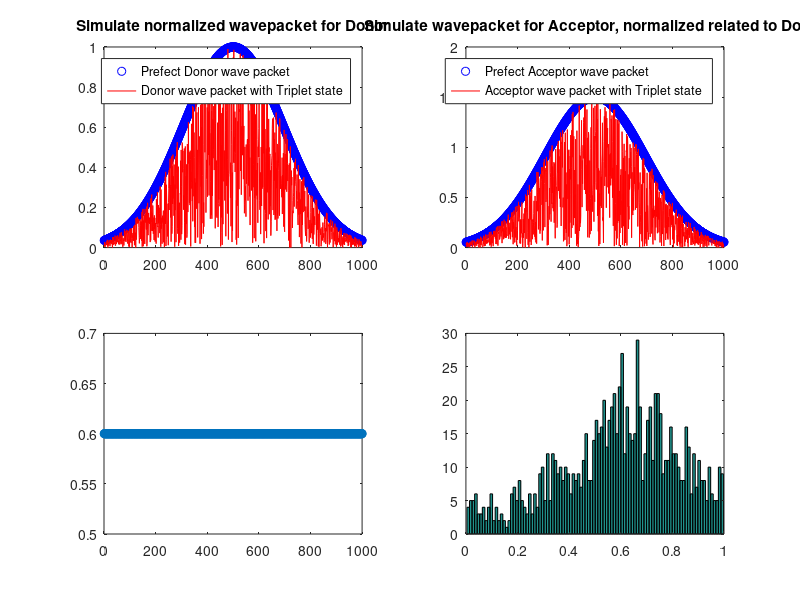
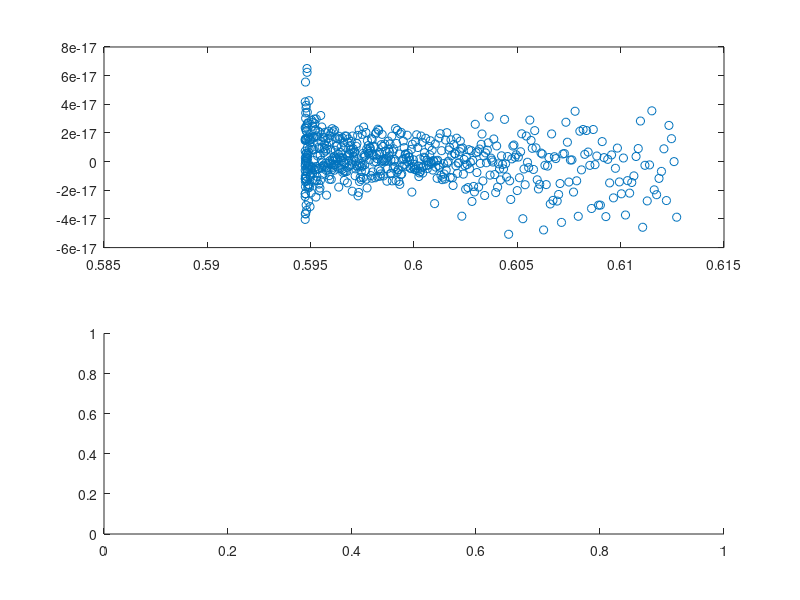

Reproduce these figures in MATLAB, in order. (Note: this script raises an error after producing the figures.)
% Test simulation for the contribution of spFRET from Triplet Event.

% Set Proximity FRET Ratio:
proximity = 0.6;

% Set Triplet effect:
% 0 for no triplet, 1 for all triplet;
D_tri = 1;
A_tri = 1;

% Set wave packet:
N = 1000;   % Number of sample time
W = 0.3;    % wave packet width, variance of wave packet
t = linspace(-1,1,N+1);
t = t(1:N); % Last point == First point

% Set wave packet of donor:
%% plot initial data;
figure(1);
a = subplot(2,2,1);
D = 1;
D_pack = D * exp(- t.^2/W);
D_trip = D_pack .* (1 - D_tri*rand(1,N));
plot(D_pack,'bo');
hold on;
plot(D_trip,'r-');
legend(a,'Prefect Donor wave packet','Donor wave packet with Triplet state');
title(a,'Simulate normalized wavepacket for Donor');
hold off;

% Set acceptor
% use definition of proximity = A/(D+A)
b = subplot(2,2,2);
if proximity == 1
    A = 0;
else 
    A = proximity * D/(1-proximity);
end
A_pack = A * exp(- t.^2/W);
A_trip = A_pack .* (1 - A_tri*rand(1,N));
plot(A_pack,'bo');
hold on;
plot(A_trip,'r-');
legend(b,'Prefect Acceptor wave packet','Acceptor wave packet with Triplet state');
title(b,'Simulate wavepacket for Acceptor, normalized related to Donor');
hold off;

% plot FRET value point(or hist) without triplet:
subplot(2,2,3);
% hist(A_pack./(D_pack+A_pack),1,'o');
plot(A_pack./(D_pack+A_pack),'o')

% plot FRET value point(or hist) with triplet:
subplot(2,2,4);
hist(A_trip./(D_trip+A_trip),100);
% plot(A_trip./(D_trip+A_trip),'o')

%% Plot proximity ratio after filtered 

figure(2);
filter_width = 2; % half width in frequency domain. If set to 1, only mean value will be left.
A_fft = fft(A_trip);
D_fft = fft(D_trip);

fft_filter = zeros(1,N);
fft_filter(1:filter_width) = 1;
fft_filter(N-filter_width+2:N) = 1;

% filter 
D_fft = D_fft.*fft_filter;
A_fft = A_fft.*fft_filter;

D_ifft = ifft(D_fft);
A_ifft = ifft(A_fft);
subplot(2,1,1);
result = A_ifft./(A_ifft + D_ifft);

plot(result(200:800),'o');
subplot(2,1,2);
hist(result(200:800),20,[0 1]);




